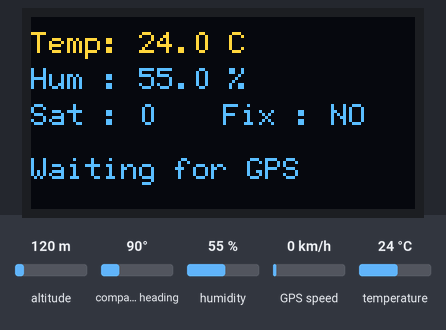
The sketch below on a simulated ESP32. Parts: 128×64 one-colour display. Inputs (shaded band) come from the test bench; at power-on: humidity 55 %, temperature 24 °C, altitude 120 m, compass heading 90°, GPS speed 0 km/h. The OLED is the two-colour kind (top 16 rows yellow); WiFi joins after 1.5 s; servers stay silent unless stated; uploads are accepted with an empty reply; the GPS gets a fix after 3 s at 37.7749, -122.4194 with 8 satellites; what the sketch prints to the serial monitor is not drawn.

Above: at 2.7 s.
2.8 s: humidity set to 22 %
At 7.4 s:
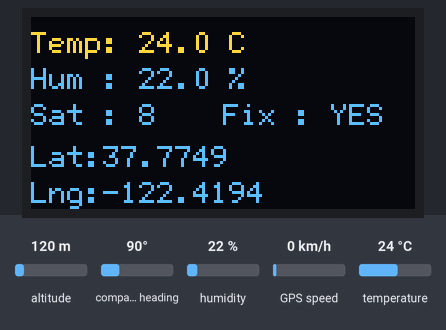
8.1 s: temperature set to 12 °C
At 13.0 s:
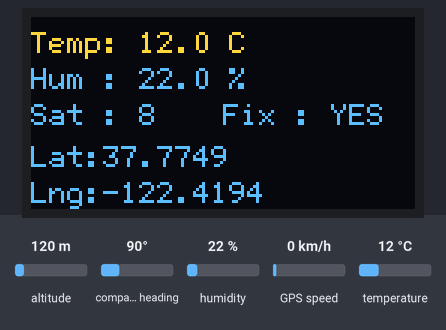
13.3 s: humidity set to 40 %
At 17.5 s:
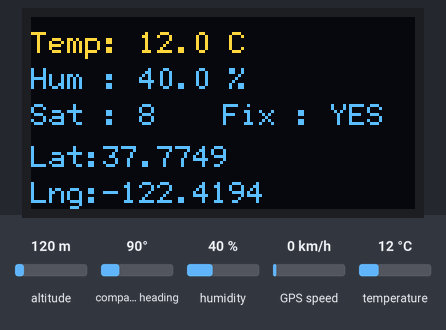
18.6 s: temperature set to 19 °C
Timing chart, 0 to 21.6 s (numbered marks = the images above; inputs shaded):
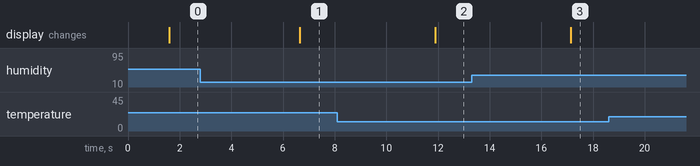

Measured:
- after the input at 2.8 s, the display: changes after 3.8 s (image 1)
- after the input at 8.1 s, the display: changes after 3.8 s (image 2)
- after the input at 13.3 s, the display: changes after 3.8 s (image 3)

The sketch:

cold-chain-iot.ino
```cpp
#include <WiFi.h>
#include <WiFiClientSecure.h>
#include <HTTPClient.h>
#include <TinyGPSPlus.h>
#include <DHT.h>
#include <U8g2lib.h>
#include <Wire.h>

// ---------- WIFI ----------
const char* WIFI_SSID = "YOUR-WIFI-NAME";
const char* WIFI_PASS = "YOUR-WIFI-PASSWORD";

// ---------- FIREBASE (Realtime DB URL) ----------
String FIREBASE_URL =
  "https://YOUR-FIREBASE-DATABASE-LINK.firebaseio.com/";

// ---------- GPS ----------
TinyGPSPlus gps;
HardwareSerial GPS(2);

// ---------- DHT ----------
#define DHTPIN 4
#define DHTTYPE DHT22
DHT dht(DHTPIN, DHTTYPE);

// ---------- OLED ----------
U8G2_SH1106_128X64_NONAME_F_HW_I2C u8g2(U8G2_R0, U8X8_PIN_NONE);

void setup() {
  Serial.begin(115200);

  // GPS
  GPS.begin(9600, SERIAL_8N1, 16, 17);

  // DHT
  dht.begin();

  // OLED
  Wire.begin(21, 22);
  u8g2.begin();
  u8g2.setFont(u8g2_font_6x12_tf);

  u8g2.clearBuffer();
  u8g2.drawStr(0, 12, "Cold Chain");
  u8g2.drawStr(0, 28, "Monitoring");
  u8g2.sendBuffer();

  // WiFi
  WiFi.begin(WIFI_SSID, WIFI_PASS);
  Serial.print("Connecting to WiFi");

  while (WiFi.status() != WL_CONNECTED) {
    delay(500);
    Serial.print(".");
  }

  Serial.println("\nWiFi connected");
}

void loop() {

  // ----- GPS READ -----
  while (GPS.available()) {
    gps.encode(GPS.read());
  }

  // ----- SENSOR READ -----
  float temperature = dht.readTemperature();
  float humidity    = dht.readHumidity();

  // ----- OLED DISPLAY -----
  u8g2.clearBuffer();

  u8g2.setCursor(0, 12);
  u8g2.print("Temp: ");
  u8g2.print(temperature, 1);
  u8g2.print(" C");

  u8g2.setCursor(0, 24);
  u8g2.print("Hum : ");
  u8g2.print(humidity, 1);
  u8g2.print(" %");

  u8g2.setCursor(0, 36);
  u8g2.print("Sat : ");
  u8g2.print(gps.satellites.isValid() ? gps.satellites.value() : 0);

  u8g2.setCursor(64, 36);
  u8g2.print("Fix : ");
  u8g2.print(gps.location.isValid() ? "YES" : "NO");

  if (gps.location.isValid()) {
    u8g2.setCursor(0, 50);
    u8g2.print("Lat:");
    u8g2.print(gps.location.lat(), 4);

    u8g2.setCursor(0, 62);
    u8g2.print("Lng:");
    u8g2.print(gps.location.lng(), 4);
  } else {
    u8g2.setCursor(0, 54);
    u8g2.print("Waiting for GPS");
  }

  u8g2.sendBuffer();

  // ----- UPLOAD TO FIREBASE -----
  if (WiFi.status() == WL_CONNECTED && gps.location.isValid()) {

    WiFiClientSecure client;
    client.setInsecure();  // required for Firebase HTTPS

    HTTPClient https;
    https.setFollowRedirects(HTTPC_STRICT_FOLLOW_REDIRECTS);
    https.begin(client, FIREBASE_URL);
    https.addHeader("Content-Type", "application/json");

    String json =
      "{"
      "\"temperature\":" + String(temperature, 1) + ","
      "\"humidity\":" + String(humidity, 1) + ","
      "\"latitude\":" + String(gps.location.lat(), 6) + ","
      "\"longitude\":" + String(gps.location.lng(), 6) +
      "}";

    int httpResponseCode = https.PATCH(json);

    Serial.print("Firebase response: ");
    Serial.println(httpResponseCode);

    https.end();
  }

  delay(5000);   // update every 5 seconds
}
```
